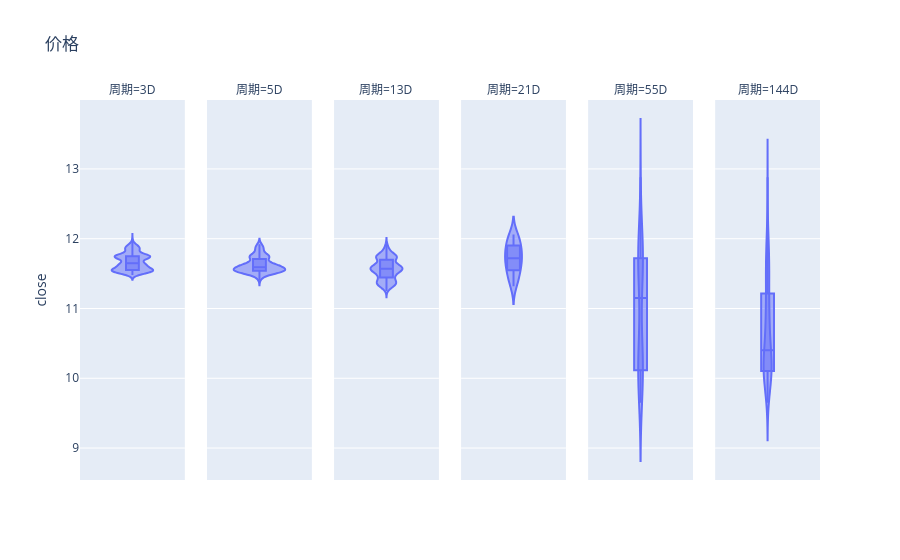

Notebook source saved alongside this figure:
### Code cell
fig = px.violin(plDF,y='close',facet_col='周期',facet_col_spacing=0.03,box=True,violinmode='overlay',title='价格')
fig.show()

### Figure 1 — Plotly figure (JSON) as saved in the notebook; plotly's stock layout.template omitted (floating-point values rounded to 4 significant figures; data arrays with more than 128 entries replaced by an {"elided": "..."} marker saying what was removed)
{"data": [{"alignmentgroup": "True", "box": {"visible": true}, "hovertemplate": "周期=3D<br>close=%{y}<extra></extra>", "legendgroup": "", "marker": {"color": "#636efa"}, "name": "", "offsetgroup": "", "orientation": "v", "scalegroup": "True", "showlegend": false, "type": "violin", "x0": " ", "xaxis": "x", "y": {"elided": "720 float values"}, "y0": " ", "yaxis": "y"}, {"alignmentgroup": "True", "box": {"visible": true}, "hovertemplate": "周期=5D<br>close=%{y}<extra></extra>", "legendgroup": "", "marker": {"color": "#636efa"}, "name": "", "offsetgroup": "", "orientation": "v", "scalegroup": "True", "showlegend": false, "type": "violin", "x0": " ", "xaxis": "x2", "y": {"elided": "240 float values"}, "y0": " ", "yaxis": "y2"}, {"alignmentgroup": "True", "box": {"visible": true}, "hovertemplate": "周期=13D<br>close=%{y}<extra></extra>", "legendgroup": "", "marker": {"color": "#636efa"}, "name": "", "offsetgroup": "", "orientation": "v", "scalegroup": "True", "showlegend": false, "type": "violin", "x0": " ", "xaxis": "x3", "y": {"elided": "624 float values"}, "y0": " ", "yaxis": "y3"}, {"alignmentgroup": "True", "box": {"visible": true}, "hovertemplate": "周期=21D<br>close=%{y}<extra></extra>", "legendgroup": "", "marker": {"color": "#636efa"}, "name": "", "offsetgroup": "", "orientation": "v", "scalegroup": "True", "showlegend": false, "type": "violin", "x0": " ", "xaxis": "x4", "y": [12.02, 11.9, 12.06, 11.95, 12.04, 11.81, 11.79, 11.86, 11.75, 11.71, 11.64, 11.54, 11.32, 11.38, 11.43, 11.46, 11.65, 11.55, 11.91, 11.72, 11.6], "y0": " ", "yaxis": "y4"}, {"alignmentgroup": "True", "box": {"visible": true}, "hovertemplate": "周期=55D<br>close=%{y}<extra></extra>", "legendgroup": "", "marker": {"color": "#636efa"}, "name": "", "offsetgroup": "", "orientation": "v", "scalegroup": "True", "showlegend": false, "type": "violin", "x0": " ", "xaxis": "x5", "y": [10.13, 10.29, 10.34, 10.35, 10.38, 10.47, 10.49, 10.43, 10.33, 10.13, 10.16, 10.11, 10.08, 10.02, 10.07, 10.08, 9.85, 9.9, 9.65, 9.74, 9.7, 9.77, 9.81, 9.9, 10.04, 10.37, 10.5, 11.15, 11.42, 12.21, 12.88, 11.68, 11.98, 11.72, 12.02, 11.9, 12.06, 11.95, 12.04, 11.81, 11.79, 11.86, 11.75, 11.71, 11.64, 11.54, 11.32, 11.38, 11.43, 11.46, 11.65, 11.55, 11.91, 11.72, 11.6], "y0": " ", "yaxis": "y5"}, {"alignmentgroup": "True", "box": {"visible": true}, "hovertemplate": "周期=144D<br>close=%{y}<extra></extra>", "legendgroup": "", "marker": {"color": "#636efa"}, "name": "", "offsetgroup": "", "orientation": "v", "scalegroup": "True", "showlegend": false, "type": "violin", "x0": " ", "xaxis": "x6", "y": {"elided": "144 float values"}, "y0": " ", "yaxis": "y6"}], "layout": {"annotations": [{"font": {}, "showarrow": false, "text": "周期=3D", "x": 0.07083, "xanchor": "center", "xref": "paper", "y": 1, "yanchor": "bottom", "yref": "paper"}, {"font": {}, "showarrow": false, "text": "周期=5D", "x": 0.2425, "xanchor": "center", "xref": "paper", "y": 1, "yanchor": "bottom", "yref": "paper"}, {"font": {}, "showarrow": false, "text": "周期=13D", "x": 0.4142, "xanchor": "center", "xref": "paper", "y": 1, "yanchor": "bottom", "yref": "paper"}, {"font": {}, "showarrow": false, "text": "周期=21D", "x": 0.5858, "xanchor": "center", "xref": "paper", "y": 1, "yanchor": "bottom", "yref": "paper"}, {"font": {}, "showarrow": false, "text": "周期=55D", "x": 0.7575, "xanchor": "center", "xref": "paper", "y": 1, "yanchor": "bottom", "yref": "paper"}, {"font": {}, "showarrow": false, "text": "周期=144D", "x": 0.9292, "xanchor": "center", "xref": "paper", "y": 1, "yanchor": "bottom", "yref": "paper"}], "legend": {"tracegroupgap": 0}, "title": {"text": "价格"}, "violinmode": "overlay", "xaxis": {"anchor": "y", "domain": [0, 0.1417]}, "xaxis2": {"anchor": "y2", "domain": [0.1717, 0.3133], "matches": "x"}, "xaxis3": {"anchor": "y3", "domain": [0.3433, 0.485], "matches": "x"}, "xaxis4": {"anchor": "y4", "domain": [0.515, 0.6567], "matches": "x"}, "xaxis5": {"anchor": "y5", "domain": [0.6867, 0.8283], "matches": "x"}, "xaxis6": {"anchor": "y6", "domain": [0.8583, 1], "matches": "x"}, "yaxis": {"anchor": "x", "domain": [0, 1], "title": {"text": "close"}}, "yaxis2": {"anchor": "x2", "domain": [0, 1], "matches": "y", "showticklabels": false}, "yaxis3": {"anchor": "x3", "domain": [0, 1], "matches": "y", "showticklabels": false}, "yaxis4": {"anchor": "x4", "domain": [0, 1], "matches": "y", "showticklabels": false}, "yaxis5": {"anchor": "x5", "domain": [0, 1], "matches": "y", "showticklabels": false}, "yaxis6": {"anchor": "x6", "domain": [0, 1], "matches": "y", "showticklabels": false}}}
